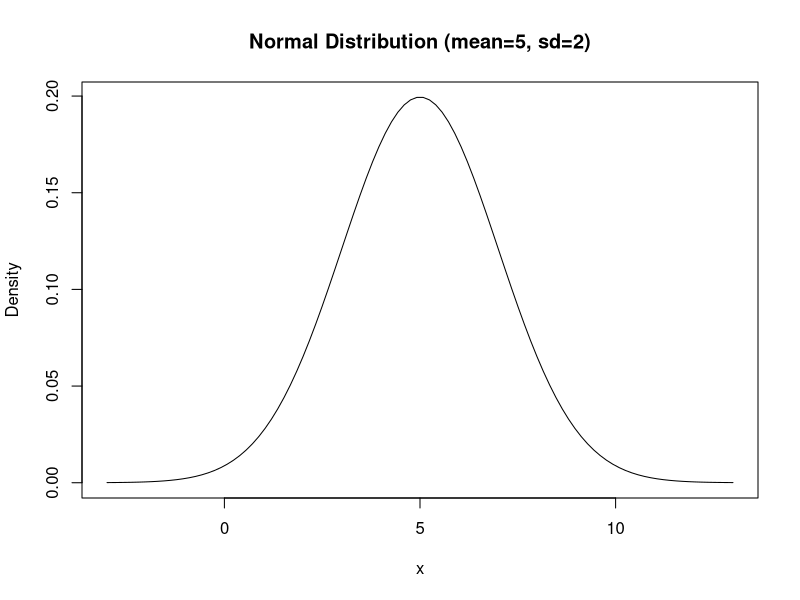

Source code (R):
# Set the parameters for the normal distribution
mean <- 5
sd <- 2

# Generate a sequence of numbers
x <- seq(mean - 4*sd, mean + 4*sd, length=100)

# Calculate the density of the normal distribution
y <- dnorm(x, mean=mean, sd=sd)

# Plot the normal distribution
plot(x, y, type="l", main="Normal Distribution (mean=5, sd=2)", xlab="x", ylab="Density")